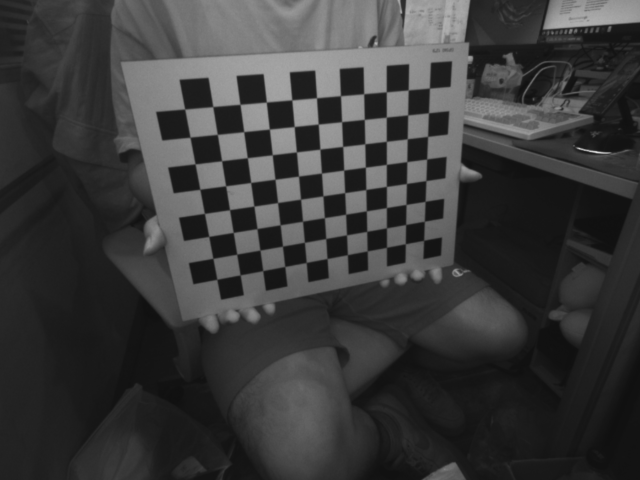
#> input picture biaoding/left/left1.png, 640 x 480 px, given as the content of the folder d455_biaoding/right, which was not available
$ python biaoding.py
#> lines starting #> are read from the running program, lines starting #| are printed output that depends on the picture; after the words box and inside, x2 and y2 are one past the last pixel; in counts of white or black regions, pixels touching at a corner belong together; long printed decimals are rounded; pictures that were not available may be replaced by others from this repository, and a replacement may not be noted
#!/usr/bin/env python3
# -*- coding: utf-8 -*-

import cv2
import numpy as np
import glob
import os
import re

# ==================== 参数 ====================
PATTERN_SIZE = (11, 8)
SQUARE_SIZE  = 25.0
SUBPIX_CRITERIA = (cv2.TERM_CRITERIA_EPS + cv2.TERM_CRITERIA_MAX_ITER, 30, 0.001)

LEFT_GLOB  = "d455_biaoding/left/*.png"
RIGHT_GLOB = "d455_biaoding/right/*.png"
YAML_OUT   = "stereo_calib.yaml"

# ==================== 提取编号函数 ====================
def extract_number(filename):
    """从文件名中提取数字编号（如 left_001.png → 1）"""
    basename = os.path.basename(filename)
    match = re.search(r'(\d+)', basename)
    return int(match.group(1)) if match else None

# ==================== 单目标定 ====================
def calibrate_camera(image_glob, prefix):
#> called with image_glob = 'd455_biaoding/right/*.png', prefix = 'right'
    images = sorted(glob.glob(image_glob))
    if not images:
        raise FileNotFoundError(f"未找到图片: {image_glob}")

    print(f"\n=== {prefix.upper()} 相机标定 ===")
    print(f"  共 {len(images)} 张图片")

    objp = np.zeros((PATTERN_SIZE[0] * PATTERN_SIZE[1], 3), np.float32)
    objp[:, :2] = np.mgrid[0:PATTERN_SIZE[0], 0:PATTERN_SIZE[1]].T.reshape(-1, 2) * SQUARE_SIZE

    objpoints = []
    imgpoints = []
    img_size  = None
    good_files = []   # (number, path, objp, corners)

    for idx, fname in enumerate(images):
        img = cv2.imread(fname)
#> img is the input picture: shape (480, 640, 3); min 16, max 218, mean 58.2
        if img is None:
            print(f"  读取失败: {fname}")
            continue
        gray = cv2.cvtColor(img, cv2.COLOR_BGR2GRAY)
        if img_size is None:
            img_size = gray.shape[::-1]
#> img_size = (640, 480)

        ret, corners = cv2.findChessboardCorners(
            gray, PATTERN_SIZE,
            flags=cv2.CALIB_CB_ADAPTIVE_THRESH + cv2.CALIB_CB_NORMALIZE_IMAGE)
#> ret = True; corners = 88 rows, first 8: [423.7, 240.3], [405.3, 243.7], [386.5, 247.3], [367.3, 250.9], [347.4, 254.6], [327, 258.5], [306.2, 262.5], [284.7, 266.5]

        num = extract_number(fname)
        status = 'OK' if ret and num is not None else 'FAIL'
#> status = 'OK'
        print(f"  {os.path.basename(fname):30} -> {status} (num={num})")
#|   left1.png                      -> OK (num=1)

        if ret and num is not None:
            corners2 = cv2.cornerSubPix(gray, corners, (5, 5), (-1, -1), SUBPIX_CRITERIA)
#> corners2 = 88 rows, first 8: [423.6, 240.4], [405.3, 243.7], [386.5, 247.3], [367.2, 250.9], [347.4, 254.7], [327.1, 258.5], [306.2, 262.5], [284.7, 266.5]
            good_files.append((num, fname, objp.copy(), corners2))

            vis = img.copy()
            cv2.drawChessboardCorners(vis, PATTERN_SIZE, corners2, ret)
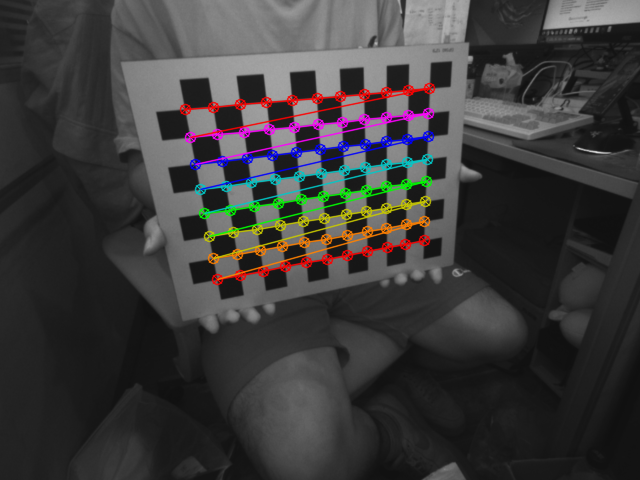
#> vis: shape (480, 640, 3); 5.32% of pixels changed, all inside (x1, y1, x2, y2) = (179, 82, 436, 286)
            # cv2.imwrite(f"{prefix}_corner_{idx:03d}.jpg", vis)

    if len(good_files) == 0:
        raise RuntimeError(f"{prefix} 未检测到任何角点")

    # 按编号排序
    good_files.sort(key=lambda x: x[0])

    # 解包
    numbers     = [x[0] for x in good_files]
#> numbers = [1]
    objpoints   = [x[2] for x in good_files]
#> objpoints = 1 item
    imgpoints   = [x[3] for x in good_files]
#> imgpoints = 1 item
    file_paths  = [x[1] for x in good_files]
#> file_paths = 1 item

    # ---------- 标定 ----------
    ret, mtx, dist, rvecs, tvecs = cv2.calibrateCamera(
        objpoints, imgpoints, img_size, None, None)
#> ret = 0.0423; mtx = [[382.2, 0, 306.7], [0, 376, 245.9], [0, 0, 1]]; dist = [[-0.00417, 0.0154, -2.93e-05, -0.000267, 0.000879]]; rvecs = ([-0.394, -0.549, 2.94],); tvecs = ([143, -6.94, 467.4],)

    # ---------- 重投影误差 ----------
    mean_err = 0
    for i in range(len(objpoints)):
        pts2, _ = cv2.projectPoints(objpoints[i], rvecs[i], tvecs[i], mtx, dist)
        err = cv2.norm(imgpoints[i], pts2, cv2.NORM_L2) / len(pts2)
        mean_err += err
#> this loop made 1 pass
#> (err, mean_err) on pass 1: (0.00451, 0.00451)
#> after the loop, mean_err = 0.00451
    mean_err /= len(objpoints)

    print(f"\n{prefix.upper()} 标定结果")
    print(f"  重投影误差 : {mean_err:.4f} 像素")
#|   重投影误差 : 0.0045 像素
    print(f"  内参矩阵 mtx :\n{mtx}")
#|   内参矩阵 mtx :
#| [[382.218   0.         306.715]
#|  [  0.         376.016 245.864]
#|  [  0.           0.           1.        ]]
    print(f"  畸变系数 dist:\n{dist}")
#|   畸变系数 dist:
#| [[-4.16884940e-03  1.53945345e-02 -2.93365465e-05 -2.67329839e-04
#|    8.79267971e-04]]

    # ---------- 去畸变示例 ----------
    sample = cv2.imread(images[0])
    h, w = sample.shape[:2]
#> h = 480; w = 640
    newcameramtx, roi = cv2.getOptimalNewCameraMatrix(mtx, dist, (w, h), 1, (w, h))
#> newcameramtx = [[384.1, 0, 306.8], [0, 376.4, 245.8], [0, 0, 1]]; roi = (3, 4, 633, 472)
    undist = cv2.undistort(sample, mtx, dist, None, newcameramtx)
    x, y, rw, rh = roi
#> x = 3; y = 4; rw = 633; rh = 472
    undist = undist[y:y+rh, x:x+rw]
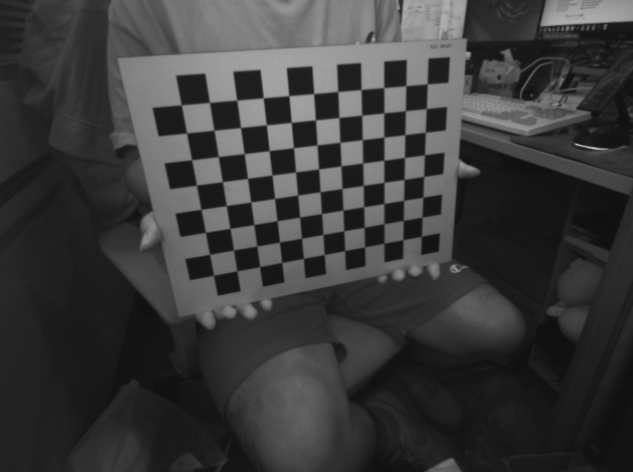
#> undist: shape (472, 633, 3); min 16, max 206, mean 58.4
    # cv2.imwrite(f"{prefix}_undistort.jpg", undist)
    print(f"  去畸变示例已保存 -> {prefix}_undistort.jpg\n")

    return mtx, dist, rvecs, tvecs, img_size, objpoints, imgpoints, numbers, file_paths


# ==================== 分别标定 ====================
mtxR, distR, _, _, img_size, objR, imgR, numR, pathR = calibrate_camera(RIGHT_GLOB, "right")
#> mtxR = [[382.2, 0, 306.7], [0, 376, 245.9], [0, 0, 1]]; distR has the same summary as dist in calibrate_camera; img_size = (640, 480); objR = 1 item; imgR = 1 item; numR = [1]; pathR = 1 item
mtxL, distL, _, _, _,       objL, imgL, numL, pathL = calibrate_camera(LEFT_GLOB,  "left")
#> call 2 of calibrate_camera, with image_glob = 'd455_biaoding/left/*.png', prefix = 'left'
#> in calibrate_camera (call 2), `ret, corners = cv2.findChessboardCorners( gray, PATTERN_SIZE, flags=cv..`: ret = True
#|   left1.png                      -> OK (num=1)
#> pass 2 of the loop in calibrate_camera, `for idx, fname in enumerate(images):`:
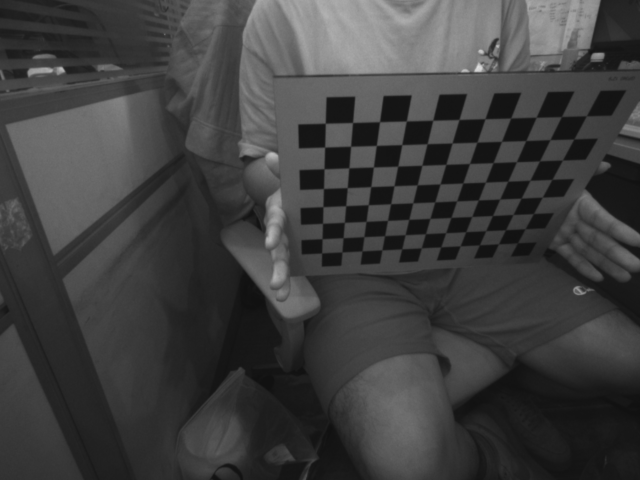
#> input picture biaoding/left/left10.png, 640 x 480 px
#> in calibrate_camera, img is the input picture: shape (480, 640, 3); min 16, max 221, mean 63
#> corners = 88 rows, first 8: [517.5, 242.7], [498.4, 243.8], [479.5, 244.8], [460.1, 245.8], [440.7, 246.9], [421.4, 247.9], [401.8, 248.8], [381.9, 249.8]
#|   left10.png                     -> OK (num=10)
#> corners2 = 88 rows, first 8: [517.4, 242.8], [498.5, 243.7], [479.4, 244.8], [460.1, 245.8], [440.7, 246.9], [421.3, 247.8], [401.7, 248.8], [381.8, 249.9]
#> in calibrate_camera (call 2), `cv2.drawChessboardCorners(vis, PATTERN_SIZE, corners2, ret)`:
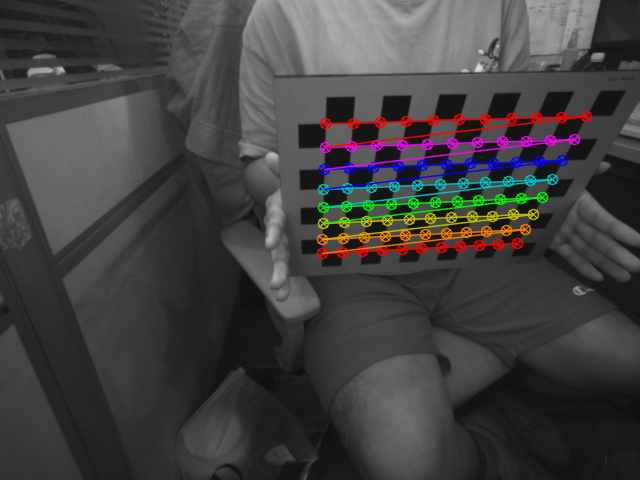
#> vis: shape (480, 640, 3); 5.23% of pixels changed, all inside (x1, y1, x2, y2) = (316, 110, 593, 260)
#> pass 3 of the loop in calibrate_camera, `for idx, fname in enumerate(images):`:
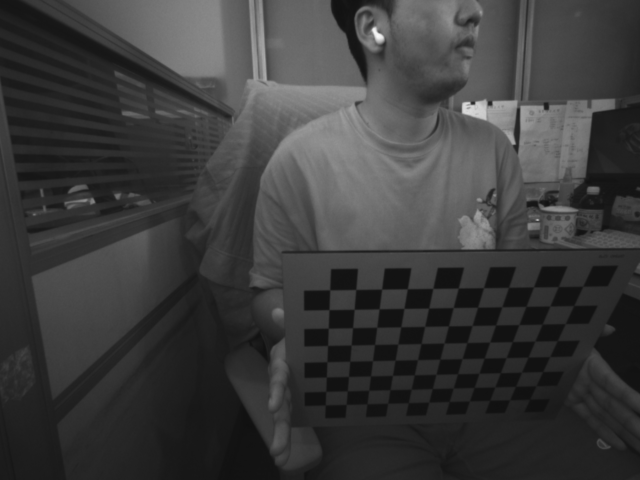
#> input picture biaoding/left/left11.png, 640 x 480 px
#> in calibrate_camera, img is the input picture: shape (480, 640, 3); min 16, max 248, mean 59.5
#> corners = 88 rows, first 8: [529.1, 399.4], [509.6, 399.7], [489.8, 400.1], [469.4, 400.8], [449.2, 401.4], [428.7, 402], [408.4, 402.6], [387.5, 403.2]
#|   left11.png                     -> OK (num=11)
#> corners2 = 88 rows, first 8: [529.6, 399.3], [509.6, 399.7], [489.7, 400.3], [469.4, 400.9], [449.1, 401.5], [428.7, 402.1], [408.3, 402.7], [387.6, 403.2]
#> in calibrate_camera (call 2), `cv2.drawChessboardCorners(vis, PATTERN_SIZE, corners2, ret)`:
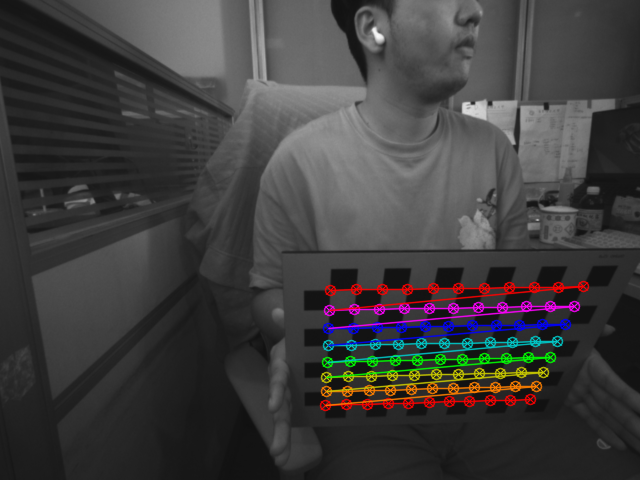
#> vis: shape (480, 640, 3); 5.19% of pixels changed, all inside (x1, y1, x2, y2) = (319, 280, 590, 412)
#> the loop made 4 passes; the first 3 are shown
#> in calibrate_camera (call 2), `undist = cv2.undistort(sample, mtx, dist, None, newcameramtx)`:
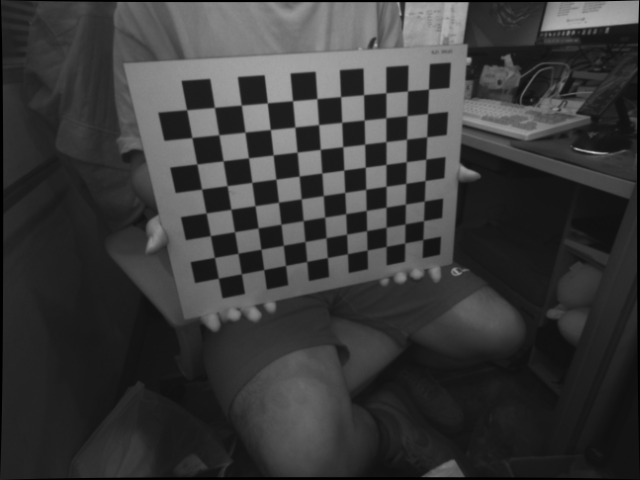
#> undist: shape (480, 640, 3); min 0, max 199, mean 57.2
#> in calibrate_camera (call 2), `undist = undist[y:y+rh, x:x+rw]`:
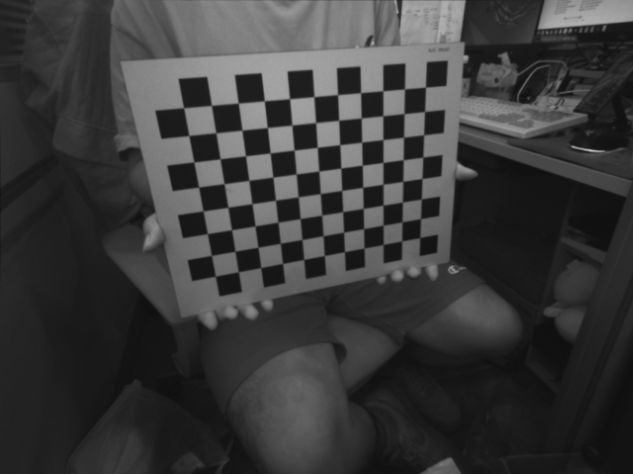
#> undist: shape (474, 633, 3); min 16, max 199, mean 58.2

# ==================== 按编号取交集 ====================
common_nums = sorted(set(numL) & set(numR))
print(f"\n交集图片数量: {len(common_nums)} (左: {len(numL)}, 右: {len(numR)})")

if len(common_nums) < 10:
    print("可用的共同编号:", common_nums)
#> (the run stopped early here; a loop or call above may not have finished)
